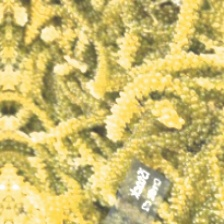
#> input picture dataset/raw/8_DATASET/CAULERPA LENTILIFERA/train/1400.jpg, 224 x 224 px
$ python -i image_quality_validator.py   (imports and definitions only)   (older library calls are emulated)
#> lines starting #> are read from the running program, lines starting #| are printed output that depends on the picture
#> further down, picture is the input picture: PIL image 224x224 RGB; mean R, G, B 204.9, 187.6, 110.5
from PIL import Image
import numpy as np


def validate_image(image: Image.Image):

    # Check image size
    width, height = image.size

    if width < 100 or height < 100:
        return {
            "valid": False,
            "reason": "Image resolution is too small."
        }


    # Convert to numpy
    img_array = np.array(image)


    # Check if image has color variation
    color_variance = np.var(img_array)


    if color_variance < 50:
        return {
            "valid": False,
            "reason": "Image does not contain enough visual information."
        }


    return {
        "valid": True,
        "reason": "Image passed validation."
    }


def analyze_image_quality(image: Image.Image) -> dict:
    import cv2

    if image is None:
        raise ValueError("Image is required.")

    rgb = np.asarray(image.convert("RGB"))

    height, width = rgb.shape[:2]
#> height = 224; width = 224

    gray = cv2.cvtColor(rgb, cv2.COLOR_RGB2GRAY)
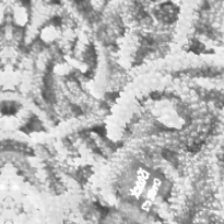
#> gray: shape (224, 224); min 63, max 255, mean 184

    brightness = float(np.mean(gray))
#> brightness = 184
    contrast = float(np.std(gray))
#> contrast = 38.05

    sharpness_score = float(
        cv2.Laplacian(gray, cv2.CV_64F).var()
    )
#> sharpness_score = 443.8

    issues = []

    if width < 224 or height < 224:
        issues.append("Low image resolution")

    if brightness < 50:
        issues.append("Image is too dark")
    elif brightness > 205:
        issues.append("Image is too bright")

    if contrast < 25:
        issues.append("Low image contrast")

    if sharpness_score < 50:
        issues.append("Low edge detail (possibly blurry)")

    if len(issues) == 0:
        image_quality = "Good"
    elif len(issues) == 1:
        image_quality = "Fair"
    else:
        image_quality = "Poor"

    return {
        "image_quality": image_quality,
        "width": width,
        "height": height,
        "brightness": round(brightness, 2),
        "contrast": round(contrast, 2),
        "sharpness_score": round(sharpness_score, 2),
        "issues": issues,
        "summary": (
            "; ".join(issues) + "."
            if issues
            else "Basic image quality checks passed."
        ),
    }

>>> from PIL import Image
>>> picture = Image.open('../../../dataset/raw/8_DATASET/CAULERPA LENTILIFERA/train/1400.jpg')
>>> result = analyze_image_quality(picture)
#> result = {'image_quality': 'Good', 'width': 224, 'height': 224, 'brightness': 184, 'contrast': 38.05, 'sharpness_score': 443.8, 'issues': [], 'summary': 'Basic image quality checks passed.'}

$ run again, on dataset/raw/8_DATASET/CAULERPA LENTILIFERA/train/2652.jpg
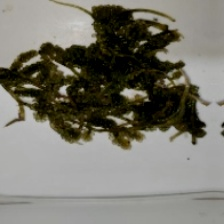
#> input picture dataset/raw/8_DATASET/CAULERPA LENTILIFERA/train/2652.jpg, 224 x 224 px
#> picture is the input picture: PIL image 224x224 RGB; mean R, G, B 120.8, 118.9, 109.7
#> in analyze_image_quality, `gray = cv2.cvtColor(rgb, cv2.COLOR_RGB2GRAY)`:
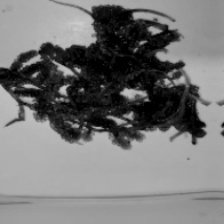
#> gray: shape (224, 224); min 0, max 205, mean 118.4
#> brightness = 118.4
#> contrast = 66.58
#> sharpness_score = 312.7
#> result = {'image_quality': 'Good', 'width': 224, 'height': 224, 'brightness': 118.4, 'contrast': 66.58, 'sharpness_score': 312.7, 'issues': [], 'summary': 'Basic image quality checks passed.'}

$ run again, on dataset/raw/8_DATASET/CAULERPA LENTILIFERA/train/6382.jpg
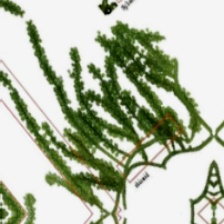
#> input picture dataset/raw/8_DATASET/CAULERPA LENTILIFERA/train/6382.jpg, 224 x 224 px
#> picture is the input picture: PIL image 224x224 RGB; mean R, G, B 180.8, 188.2, 167.4
#> in analyze_image_quality, `gray = cv2.cvtColor(rgb, cv2.COLOR_RGB2GRAY)`:
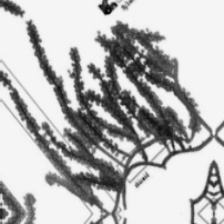
#> gray: shape (224, 224); min 2, max 249, mean 183.7
#> brightness = 183.7
#> contrast = 75.96
#> sharpness_score = 659.8
#> result = {'image_quality': 'Good', 'width': 224, 'height': 224, 'brightness': 183.7, 'contrast': 75.96, 'sharpness_score': 659.8, 'issues': [], 'summary': 'Basic image quality checks passed.'}

$ run again, on dataset/raw/8_DATASET/CAULERPA LENTILIFERA/train/6412.jpg
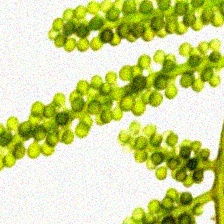
#> input picture dataset/raw/8_DATASET/CAULERPA LENTILIFERA/train/6412.jpg, 224 x 224 px
#> picture is the input picture: PIL image 224x224 RGB; mean R, G, B 206.1, 215.1, 143.9
#> in analyze_image_quality, `gray = cv2.cvtColor(rgb, cv2.COLOR_RGB2GRAY)`:
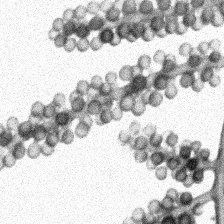
#> gray: shape (224, 224); min 8, max 255, mean 204.3
#> brightness = 204.3
#> contrast = 54.36
#> sharpness_score = 2287.7
#> result = {'image_quality': 'Good', 'width': 224, 'height': 224, 'brightness': 204.3, 'contrast': 54.36, 'sharpness_score': 2287.7, 'issues': [], 'summary': 'Basic image quality checks passed.'}
